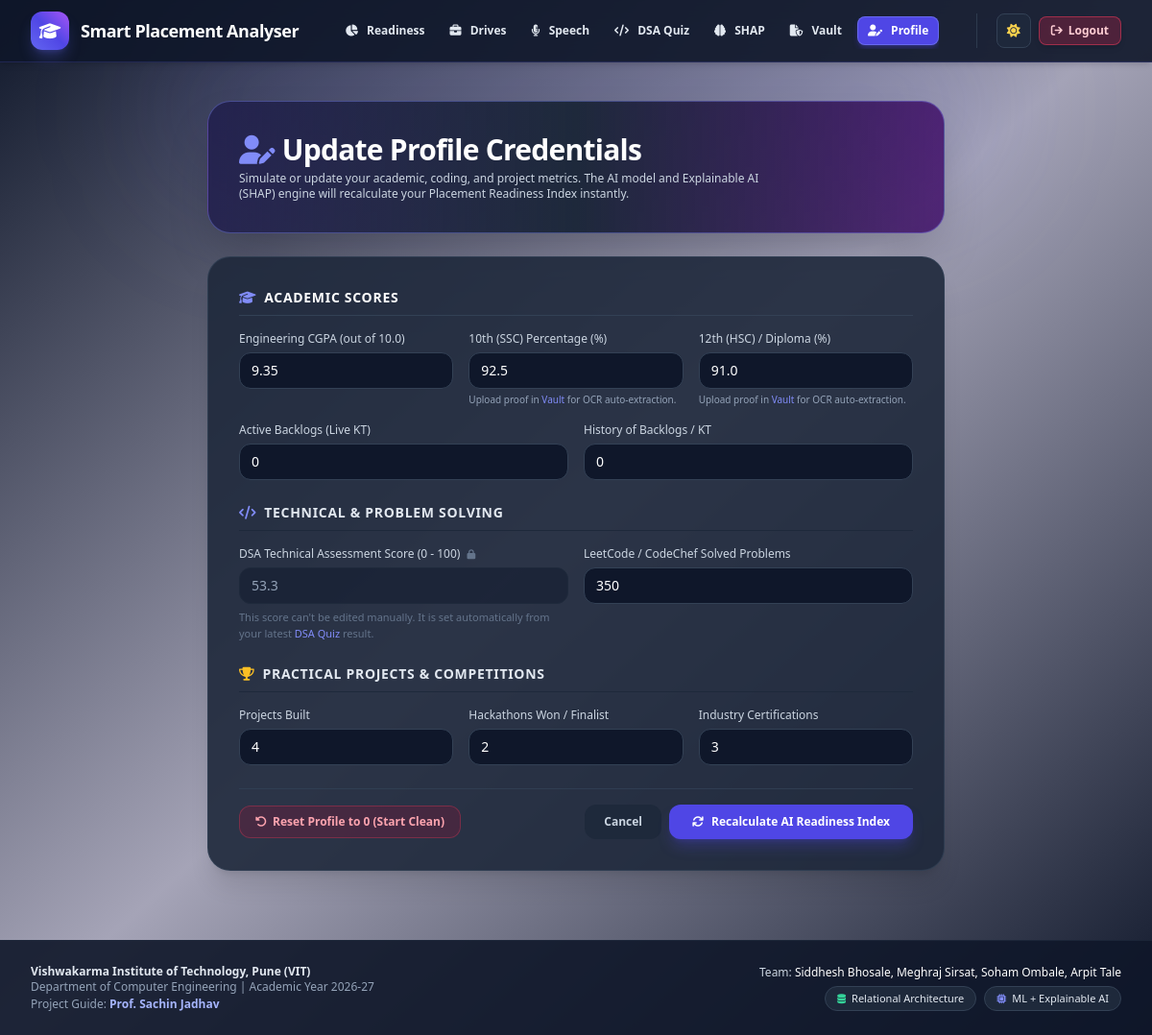
Screenshot of /profile (signed in) with the database file from the repository.
### tables this page shows
CREATE TABLE students (
            id INTEGER PRIMARY KEY AUTOINCREMENT,
            user_id INTEGER NOT NULL UNIQUE,
            roll_no TEXT NOT NULL UNIQUE,
            gr_no TEXT NOT NULL UNIQUE,
            full_name TEXT NOT NULL,
            email TEXT NOT NULL UNIQUE,
            phone TEXT,
            department TEXT NOT NULL DEFAULT 'Computer Engineering',
            semester INTEGER NOT NULL DEFAULT 3,
            cgpa REAL NOT NULL,
            ssc_percentage REAL NOT NULL,
            hsc_percentage REAL NOT NULL,
            active_backlogs INTEGER NOT NULL DEFAULT 0,
            history_backlogs INTEGER NOT NULL DEFAULT 0,
            dsa_score REAL NOT NULL DEFAULT 0.0,
            leetcode_solved INTEGER NOT NULL DEFAULT 0,
            hackathons_won INTEGER NOT NULL DEFAULT 0,
            projects_count INTEGER NOT NULL DEFAULT 0,
            certifications_count INTEGER NOT NULL DEFAULT 0,
            soft_skills_score REAL DEFAULT 70.0,
            placement_readiness_index REAL DEFAULT 0.0,
            target_tier TEXT DEFAULT 'Tier 1 Product',
            created_at TIMESTAMP DEFAULT CURRENT_TIMESTAMP,
            updated_at TIMESTAMP DEFAULT CURRENT_TIMESTAMP,
            FOREIGN KEY (user_id) REFERENCES users(id) ON DELETE CASCADE
        );

### app.py (the view, shortened to what this page needs)
@app.route('/profile', methods=['GET', 'POST'])
@login_required
@role_required('STUDENT')
def student_profile():
    student = get_current_student()
    verified_records = query_db(
        "SELECT doc_type, is_verified, original_filename FROM student_documents WHERE student_id = ? AND is_verified = 1",
        (student['id'],)
    ) or []
    verified_docs = {v['doc_type']: v for v in verified_records}
    return render_template('profile.html', student=student, verified_docs=verified_docs)

### app.py (called while the page is built)
def login_required(f):
    @wraps(f)
    def decorated_function(*args, **kwargs):
        if 'user_id' not in session:
            flash('Please log in to access this portal.', 'warning')
            return redirect(url_for('login'))
        return f(*args, **kwargs)
    return decorated_function

def role_required(*allowed_roles):
    def decorator(f):
        @wraps(f)
        def decorated_function(*args, **kwargs):
            if 'user_id' not in session:
                return redirect(url_for('login'))
            if session.get('role') not in allowed_roles:
                flash('Access restricted to authorized roles.', 'danger')
                return redirect(url_for('index'))
            return f(*args, **kwargs)
        return decorated_function
    return decorator

def get_current_student():
    if session.get('role') != 'STUDENT':
        return None
    return query_db("SELECT * FROM students WHERE user_id = ?", (session['user_id'],), one=True)

### database/db.py (called while the page is built, shortened)
def detect_backend():
    global _active_backend
    if _active_backend is not None:
        return _active_backend

def get_connection():
    backend = detect_backend()
    if backend == 'mysql':
        return mysql.connector.connect(
            host=config.MYSQL_HOST,
            port=config.MYSQL_PORT,
            user=config.MYSQL_USER,
            password=config.MYSQL_PASSWORD,
            database=config.MYSQL_DB,
            autocommit=True
        )
    else:
        os.makedirs(os.path.dirname(config.SQLITE_PATH), exist_ok=True)
        conn = sqlite3.connect(config.SQLITE_PATH)
        conn.row_factory = sqlite3.Row
        conn.execute("PRAGMA foreign_keys = ON;")
        return conn

def query_db(query, args=(), one=False):
    backend = detect_backend()
    conn = get_connection()
    try:
        if backend == 'mysql':
            cursor = conn.cursor(dictionary=True)
            mysql_query = query.replace('?', '%s')
            cursor.execute(mysql_query, args)
            rv = cursor.fetchall()
            cursor.close()
            return (rv[0] if rv else None) if one else rv
        else:
            cur = conn.cursor()
            sqlite_query = query.replace('%s', '?')
            cur.execute(sqlite_query, args)
            rv = [dict(row) for row in cur.fetchall()]
            cur.close()
            return (rv[0] if rv else None) if one else rv
    finally:
        conn.close()

### templates/profile.html (shortened to what this page needs)
{% extends 'base.html' %}
{% block content %}
<div class="max-w-3xl mx-auto space-y-6">
    <div class="bg-gradient-to-r from-indigo-950/80 via-slate-800 to-purple-950/80 border border-indigo-400/40 rounded-3xl p-6 sm:p-8 shadow-2xl flex flex-col sm:flex-row sm:items-center justify-between gap-4">
        <div>
            <h1 class="text-2xl sm:text-3xl font-extrabold text-white tracking-tight flex items-center gap-2">
                <i class="fa-solid fa-user-pen text-indigo-400"></i>
                Update Profile Credentials
            </h1>
            <p class="text-xs text-slate-300 mt-1 max-w-xl">
                Simulate or update your academic, coding, and project metrics. The AI model and Explainable AI (SHAP) engine will recalculate your Placement Readiness Index instantly.
            </p>
        </div>
    </div>
    <form method="POST" action="{{ url_for('student_profile') }}" class="bg-slate-800/90 border border-slate-700/80 rounded-3xl p-6 sm:p-8 shadow-xl space-y-6">
        <div>
            <h2 class="text-sm font-bold text-white uppercase tracking-wider mb-4 pb-2 border-b border-slate-700 flex items-center gap-2">
                <i class="fa-solid fa-graduation-cap text-indigo-400"></i> Academic Scores
            </h2>
            <div class="grid grid-cols-1 sm:grid-cols-3 gap-4 mb-4">
                <div>
                    <label class="block text-xs font-medium text-slate-300 mb-1.5">Engineering CGPA (out of 10.0)</label>
                    <input type="number" step="0.01" min="0" max="10.0" name="cgpa" value="{{ student.cgpa }}" required
                           class="w-full bg-slate-900 border border-slate-700 rounded-xl px-3 py-2 text-sm text-white focus:outline-none focus:border-indigo-500">
                </div>
                <div>
                    <label class="block text-xs font-medium text-slate-300 mb-1.5">
                        10th (SSC) Percentage (%)
                    </label>
                    <input type="number" step="0.01" min="0" max="100.0" name="ssc_percentage" value="{{ student.ssc_percentage }}" required
                           {% if verified_docs and '10TH_MARKSHEET' in verified_docs %}readonly class="w-full bg-slate-900/60 border border-emerald-500/40 rounded-xl px-3 py-2 text-sm text-emerald-300 cursor-not-allowed"{% else %}class="w-full bg-slate-900 border border-slate-700 rounded-xl px-3 py-2 text-sm text-white focus:outline-none focus:border-indigo-500"{% endif %}>
                    {% if verified_docs and '10TH_MARKSHEET' in verified_docs %}
                        <p class="text-[10px] text-emerald-400 mt-1">Officially verified from Document Vault proof.</p>
                    {% else %}
                        <p class="text-[10px] text-slate-400 mt-1">Upload proof in <a href="{{ url_for('student_documents') }}" class="text-indigo-400 hover:underline">Vault</a> for OCR auto-extraction.</p>
                    {% endif %}
                </div>
                <div>
                    <label class="block text-xs font-medium text-slate-300 mb-1.5">
                        12th (HSC) / Diploma (%)
                    </label>
                    <input type="number" step="0.01" min="0" max="100.0" name="hsc_percentage" value="{{ student.hsc_percentage }}" required
                           {% if verified_docs and '12TH_MARKSHEET' in verified_docs %}readonly class="w-full bg-slate-900/60 border border-emerald-500/40 rounded-xl px-3 py-2 text-sm text-emerald-300 cursor-not-allowed"{% else %}class="w-full bg-slate-900 border border-slate-700 rounded-xl px-3 py-2 text-sm text-white focus:outline-none focus:border-indigo-500"{% endif %}>
                    {% if verified_docs and '12TH_MARKSHEET' in verified_docs %}
                        <p class="text-[10px] text-emerald-400 mt-1">Officially verified from Document Vault proof.</p>
                    {% else %}
                        <p class="text-[10px] text-slate-400 mt-1">Upload proof in <a href="{{ url_for('student_documents') }}" class="text-indigo-400 hover:underline">Vault</a> for OCR auto-extraction.</p>
                    {% endif %}
                </div>
            </div>
            <div class="grid grid-cols-1 sm:grid-cols-2 gap-4">
                <div>
                    <label class="block text-xs font-medium text-slate-300 mb-1.5">Active Backlogs (Live KT)</label>
                    <input type="number" min="0" max="10" name="active_backlogs" value="{{ student.active_backlogs }}" required
                           class="w-full bg-slate-900 border border-slate-700 rounded-xl px-3 py-2 text-sm text-white focus:outline-none focus:border-indigo-500">
                </div>
                <div>
                    <label class="block text-xs font-medium text-slate-300 mb-1.5">History of Backlogs / KT</label>
                    <input type="number" min="0" max="15" name="history_backlogs" value="{{ student.history_backlogs }}" required
                           class="w-full bg-slate-900 border border-slate-700 rounded-xl px-3 py-2 text-sm text-white focus:outline-none focus:border-indigo-500">
                </div>
            </div>
        </div>
        <div>
            <h2 class="text-sm font-bold text-slate-200 uppercase tracking-wider mb-4 pb-2 border-b border-slate-800 flex items-center gap-2">
                <i class="fa-solid fa-code text-indigo-400"></i> Technical & Problem Solving
            </h2>
            <div class="grid grid-cols-1 sm:grid-cols-2 gap-4">
                <div>
                    <label class="block text-xs font-medium text-slate-300 mb-1.5">
                        DSA Technical Assessment Score (0 - 100)
                        <i class="fa-solid fa-lock text-slate-500 text-[10px] ml-1"></i>
                    </label>
                    <input type="text" value="{{ student.dsa_score }}" readonly disabled
                           class="w-full bg-slate-900/50 border border-slate-800 rounded-xl px-3 py-2 text-sm text-slate-400 cursor-not-allowed">
                    <p class="text-[11px] text-slate-500 mt-1.5">
                        This score can't be edited manually. It is set automatically from your latest
                        <a href="{{ url_for('dsa_quiz') }}" class="text-indigo-400 hover:text-indigo-300 font-medium">DSA Quiz</a> result.
                    </p>
                </div>
                <div>
                    <label class="block text-xs font-medium text-slate-300 mb-1.5">LeetCode / CodeChef Solved Problems</label>
                    <input type="number" min="0" max="2000" name="leetcode_solved" value="{{ student.leetcode_solved }}" required
                           class="w-full bg-slate-900 border border-slate-700 rounded-xl px-3 py-2 text-sm text-white focus:outline-none focus:border-indigo-500">
                </div>
            </div>
        </div>
        <div>
            <h2 class="text-sm font-bold text-slate-200 uppercase tracking-wider mb-4 pb-2 border-b border-slate-800 flex items-center gap-2">
                <i class="fa-solid fa-trophy text-amber-400"></i> Practical Projects & Competitions
            </h2>
            <div class="grid grid-cols-1 sm:grid-cols-3 gap-4">
                <div>
                    <label class="block text-xs font-medium text-slate-300 mb-1.5">Projects Built</label>
                    <input type="number" min="0" max="20" name="projects_count" value="{{ student.projects_count }}" required
                           class="w-full bg-slate-900 border border-slate-700 rounded-xl px-3 py-2 text-sm text-white focus:outline-none focus:border-indigo-500">
                </div>
                <div>
                    <label class="block text-xs font-medium text-slate-300 mb-1.5">Hackathons Won / Finalist</label>
                    <input type="number" min="0" max="10" name="hackathons_won" value="{{ student.hackathons_won }}" required
                           class="w-full bg-slate-900 border border-slate-700 rounded-xl px-3 py-2 text-sm text-white focus:outline-none focus:border-indigo-500">
                </div>
                <div>
                    <label class="block text-xs font-medium text-slate-300 mb-1.5">Industry Certifications</label>
                    <input type="number" min="0" max="10" name="certifications_count" value="{{ student.certifications_count }}" required
                           class="w-full bg-slate-900 border border-slate-700 rounded-xl px-3 py-2 text-sm text-white focus:outline-none focus:border-indigo-500">
                </div>
            </div>
        </div>
        <div class="pt-4 border-t border-slate-700/80 flex flex-col sm:flex-row items-center justify-between gap-3">
            <button type="submit" formaction="{{ url_for('reset_student_profile') }}" onclick="return confirm('Reset all your metrics and unverified proofs to a clean uninitialized slate?');"
                    class="px-4 py-2 bg-rose-900/30 hover:bg-rose-900/60 text-rose-300 hover:text-white text-xs font-semibold rounded-xl border border-rose-500/30 transition-all flex items-center gap-1.5">
                <i class="fa-solid fa-rotate-left"></i> Reset Profile to 0 (Start Clean)
            </button>
            <div class="flex items-center gap-2">
                <a href="{{ url_for('student_dashboard') }}" class="px-5 py-2.5 bg-slate-800 hover:bg-slate-700 text-slate-300 text-xs font-semibold rounded-xl transition-all">
                    Cancel
                </a>
                <button type="submit" class="px-6 py-2.5 bg-indigo-600 hover:bg-indigo-500 text-white text-xs font-semibold rounded-xl shadow-lg shadow-indigo-600/30 transition-all flex items-center gap-2">
                    <i class="fa-solid fa-arrows-rotate"></i> Recalculate AI Readiness Index
                </button>
            </div>
        </div>
    </form>
</div>
{% endblock %}

### rows the page displays
students: cgpa "9.35", ssc_percentage "92.5", hsc_percentage "91.0", active_backlogs "0", history_backlogs "0", dsa_score "53.3", leetcode_solved "350", projects_count "4", hackathons_won "2", certifications_count "3"
